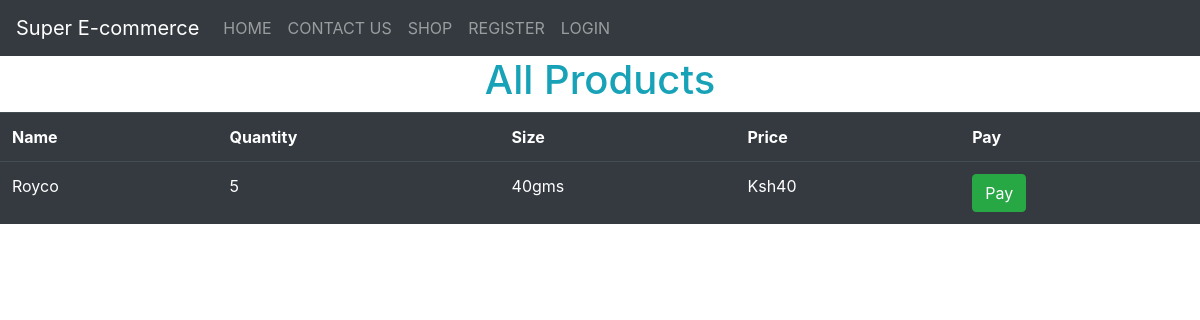
Page /shop/ on the earlier database version.
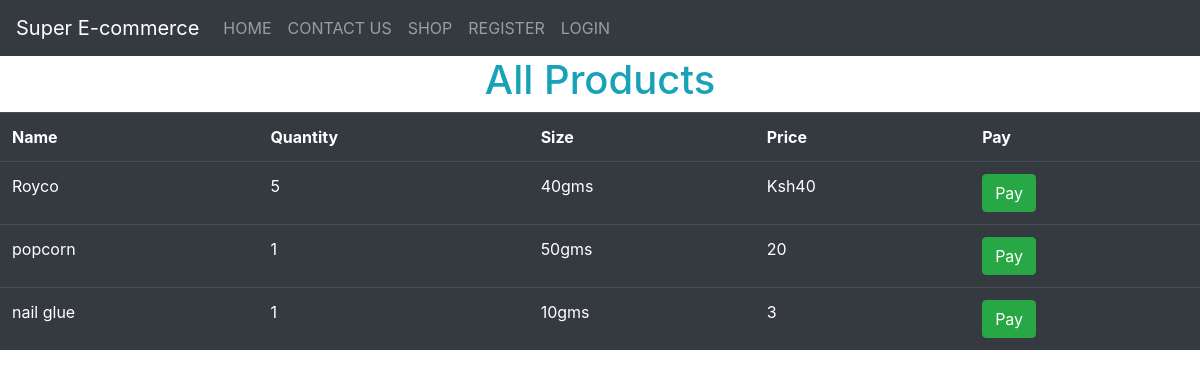
Same page on the later database version.
### superEcommerceDjangoProject/models.py (models this page shows)
class Product(models.Model):
    name = models.CharField(max_length=50, blank=False, null=False)
    qtty = models.CharField(max_length=20, blank=False, null=False)
    size = models.CharField(max_length=10, blank=False, null=False)
    price = models.CharField(max_length=35, blank=False, null=False)

### superEcommerceDjangoProject/views.py (the view)
# urls.py: path('shop/', user_views.shop, name='shop'),
def shop(request):
    products = Product.objects.all()
    context = {"products": products}
    return render(request, 'shop.html', context)

### templates/shop.html (shortened to what this page needs)
{% extends 'masterfile.html' %}
{% load static %}
{% block content %}
    <div>
        <h1 class="text-center text-info">All Products</h1>
            <table class="table table-hover table-dark">
                <tr>
                    <th>Name</th>
                    <th>Quantity</th>
                    <th>Size</th>
                    <th>Price</th>
                    <th>Pay</th>
                </tr>
                {% for product in products %}
                     <tr>
                     <td>{{ product.name }}</td>
                     <td>{{ product.qtty }}</td>
                     <td>{{ product.size }}</td>
                     <td>{{ product.price }}</td>
                     <td><a class="btn btn-success" href="/pay/{{ product.id }}">Pay</a></td>
                 </tr>
                {% endfor %}
             </table>
    </div>
{% endblock %}

### templates/masterfile.html (shortened to what this page needs)
<!DOCTYPE html>
<html lang="en">
<head>
    {% load static %}
    {% load crispy_forms_tags %}
    <link rel="stylesheet" href="{% static 'bootstrap/css/bootstrap.css' %}">
    <link rel="stylesheet" href="{% static 'bootstrap/css/styles.css' %}">
</head>
<body>
<section class="navigation-section">
    <nav class="navbar navbar-expand-md bg-dark navbar-dark">
        <a class="navbar-brand" href="#">Super E-commerce</a>
         <div class="collapse navbar-collapse" id="collapsibleNavbar">
            <ul class="navbar-nav">
                <li class="nav-item">
                    <a class="nav-link" href="{% url 'homepage' %}">HOME</a>
                </li>
                <li class="nav-item">
                    <a class="nav-link" href="#">CONTACT US</a>
                </li>
                <li class="nav-item">
                    <a class="nav-link" href="{% url 'shop' %}">SHOP</a>
                </li>
                {% if user.is_authenticated %}:
                    <li class="nav-item">
                    <a class="nav-link" href="{% url 'addproduct' %}">ADD PRODUCT</a>
                    </li>
                    <li class="nav-item">
                        <a class="nav-link" href="{% url 'proddisplay' %}">PRODUCTS</a>
                    </li>
                    <li class="nav-item">
                        <a class="nav-link" href="{% url 'user-logout' %}">LOGOUT</a>
                    </li>
                {% else %}
                    <li class="nav-item">
                        <a class="nav-link" href="{% url 'reg-user' %}">REGISTER</a>
                    </li>
                    <li class="nav-item">
                        <a class="nav-link" href="{% url 'user-login' %}">LOGIN</a>
                    </li>
                {% endif %}
             </ul>
         </div>
    </nav>
</section>
<section class="content-section">
    {% block content %}
    {% endblock %}
</section>
</body>
</html>

Differences in the rows shown:
added Product: name "popcorn", qtty "1", size "50gms", price "20"
added Product: name "nail glue", qtty "1", size "10gms", price "3"
